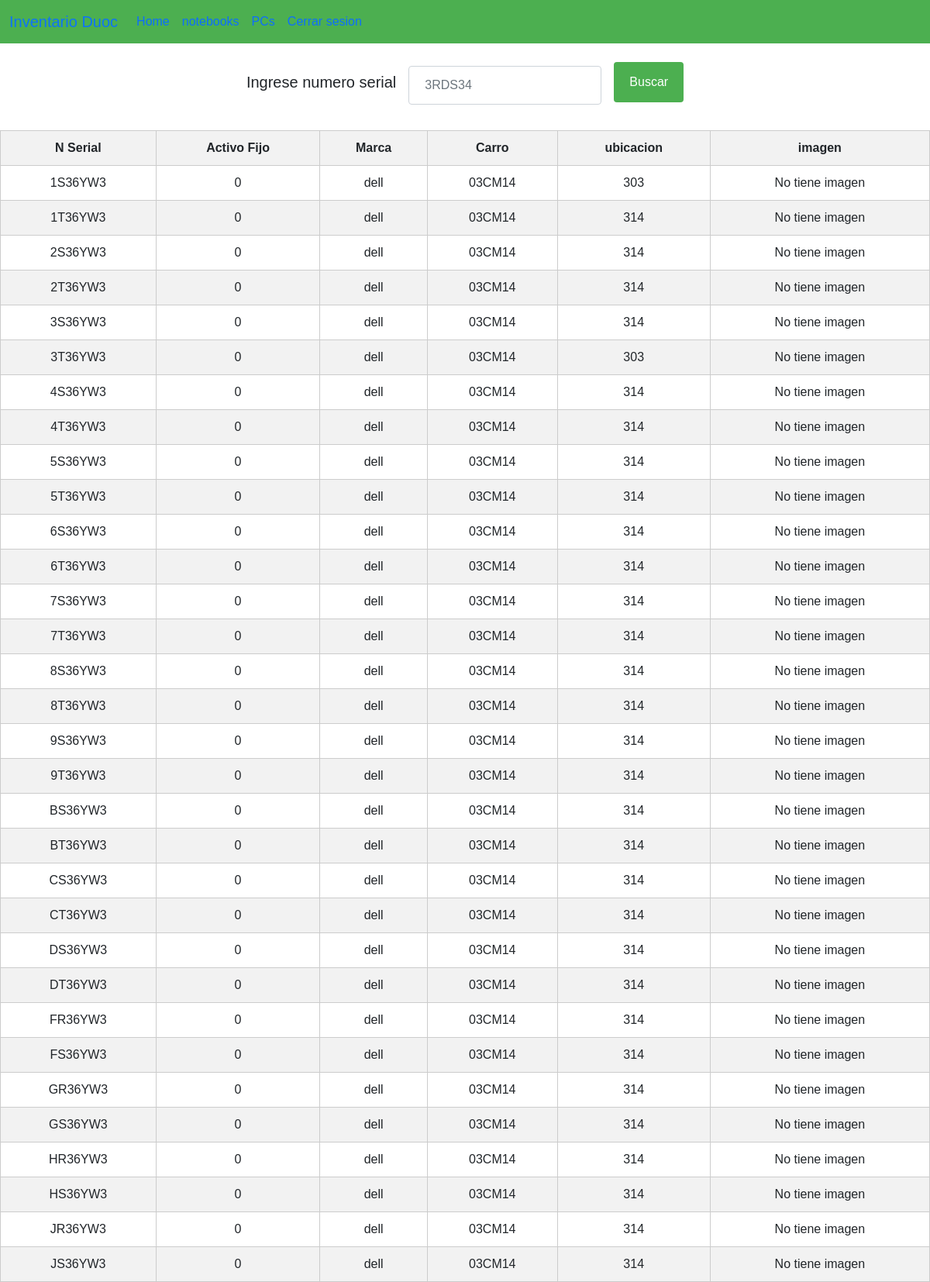
Page /notebook on the earlier database version.
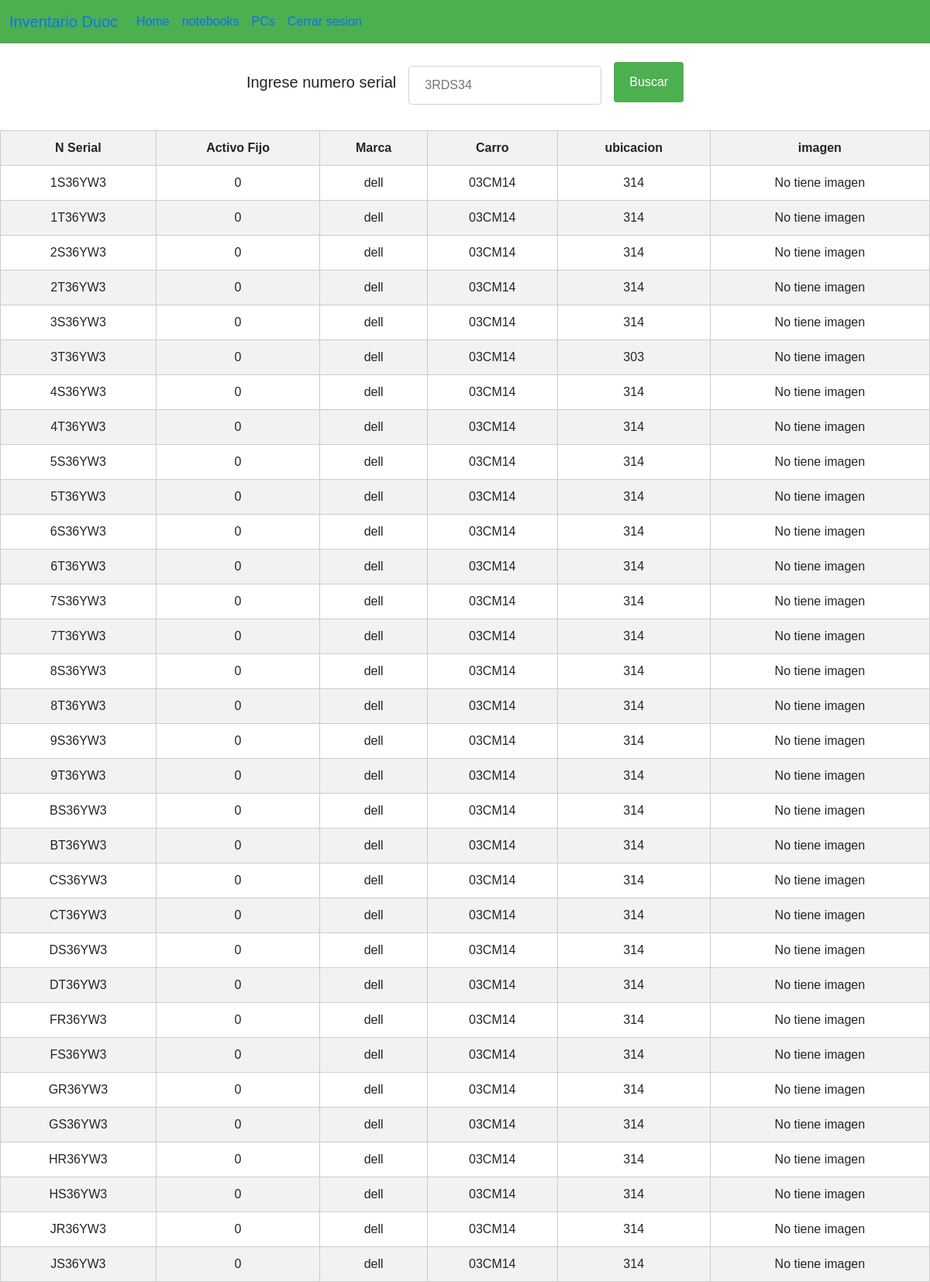
Same page on the later database version.
### carritos/models.py (models this page shows, shortened)
class Notebook(models.Model):
    serial= models.CharField(primary_key=True,max_length=20)
    activo_fijo= models.CharField(max_length=20)
    modelo = models.CharField(max_length=30)
    marca=models.ForeignKey(Marca, on_delete=models.CASCADE)
    carro= models.ForeignKey(Carro, on_delete=models.CASCADE)
    ubicacion = models.ForeignKey(Ubicacion, on_delete=models.CASCADE, null=True)
    imagen = models.ImageField(upload_to = 'act_notebook', null=True)

class Ubicacion(models.Model):
    lugar = models.CharField(max_length=12)
    piso = models.CharField(max_length=12)
    def __str__(self):
        return self.lugar

class Marca(models.Model):
    nombre = models.CharField(max_length=20)
    def __str__(self):
        return self.nombre

class Carro(models.Model):
    serial= models.CharField(primary_key=True,max_length=20)
    activo_fijo= models.CharField(max_length=20)
    año_entrada=models.CharField(max_length=4)
    año_baja=models.CharField(max_length=4, null=True)
    ubicacion = models.ForeignKey(Ubicacion, on_delete=models.CASCADE)
    estado = models.CharField(max_length=6)
    def __str__(self):
        return self.serial

### carritos/views.py (the view)
# urls.py: path('notebook', views.notebook, name='notebook'),
def notebook(request):
    if request.method == 'GET':
        notebook= Notebook.objects.all()
        return render(request,'notebook.html',{'note':notebook})
    else:
        activo = username = request.POST['activo']
        notebook= Notebook.objects.get(serial=activo)
        return render(request,'notebook.html',{'ac':notebook})

### carritos/templates/notebook.html (shortened to what this page needs)
{%extends 'base.html'%}
{%block content%}
    <div style="margin: 0 auto;">
        <form method="POST" class="row g-3"> {% csrf_token %}
            <div class="col-auto">
              <h5>Ingrese numero serial</h5>
            </div>
            <div class="col-auto">
              <input type="text" class="form-control" name="activo" placeholder="3RDS34">
            </div>
            <div class="col-auto">
              <button type="submit" class="btn btn-primary mb-3">Buscar</button>
            </div>
        </form>
        <table style="align-items: center;">
            <thead>
                <tr>
                    <th>N Serial</th>
                    <th>Activo Fijo</th>
                    <th>Marca</th>
                    <th>Carro</th>
                    <th>ubicacion</th>
                    <th>imagen</th>
                </tr>
            </thead>
            <tbody>
                {%if note%}
                    {%for n in note%}
                    <tr>
                        <td>{{n.serial}}</td>
                        <td>{{n.activo_fijo}}</td>
                        <td>{{n.marca}}</td>
                        <td>{{n.carro}}</td>
                        <td>{{n.ubicacion}}</td>
                        <td>
                            {% if p.imagen %}
                                <a href="media/{{n.imagen}}">ver</a>
                            {% else %}
                                No tiene imagen
                            {% endif %}
                        </td>
                    </tr>
                    {%endfor%}
                {%endif%}
            </tbody>
        </table>
    </div>
{%endblock%}

Differences in the rows shown:
changed Notebook "1S36YW3": ubicacion "303" → "314"
